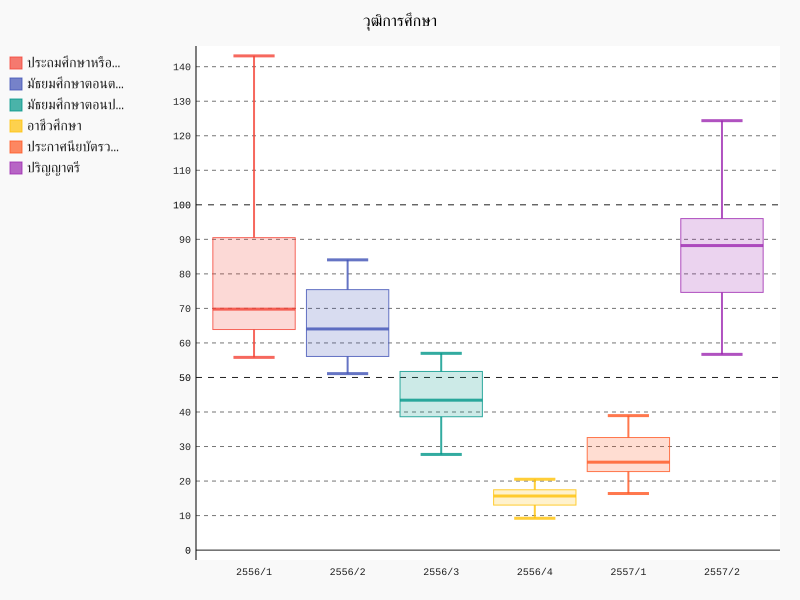

Write Python code to recreate this figure.
"""make graph"""
import pygal                                                       # First import pygal
from xlrd import open_workbook
def make_graph():
    """make graph in section center"""

    #open worksheet
    book = open_workbook('C:/projet_psit.xlsx')
    sheet = book.sheet_by_index(0) #code select sheet
    primary = [sheet.cell(1, col_index).value for col_index in range(1, 13)]
    junior = [sheet.cell(2, col_index).value for col_index in range(1, 13)]
    senior = [sheet.cell(3, col_index).value for col_index in range(1, 13)]
    vocational = [sheet.cell(4, col_index).value for col_index in range(1, 13)]
    high_vocational = [sheet.cell(5, col_index).value for col_index in range(1, 13)]
    undergraduate = [sheet.cell(6, col_index).value for col_index in range(1, 13)]

    #make graph
    line_chart =  pygal.Box() #รูปแบบของ graph
    line_chart.title = sheet.cell(0, 0).value
    year = []
    for i in ["2556", "2557", "2558"]:
        for j in range(1, 5):
            year.append(i+"/"+str(j))

    line_chart.x_labels = map(str, year)
    line_chart.add(sheet.cell(1, 0).value, primary)
    line_chart.add(sheet.cell(2, 0).value, junior)
    line_chart.add(sheet.cell(3, 0).value, senior)
    line_chart.add(sheet.cell(4, 0).value, vocational)
    line_chart.add(sheet.cell(5, 0).value, high_vocational)
    line_chart.add(sheet.cell(6, 0).value, undergraduate)
    line_chart.render_to_file('education.svg')

make_graph()
